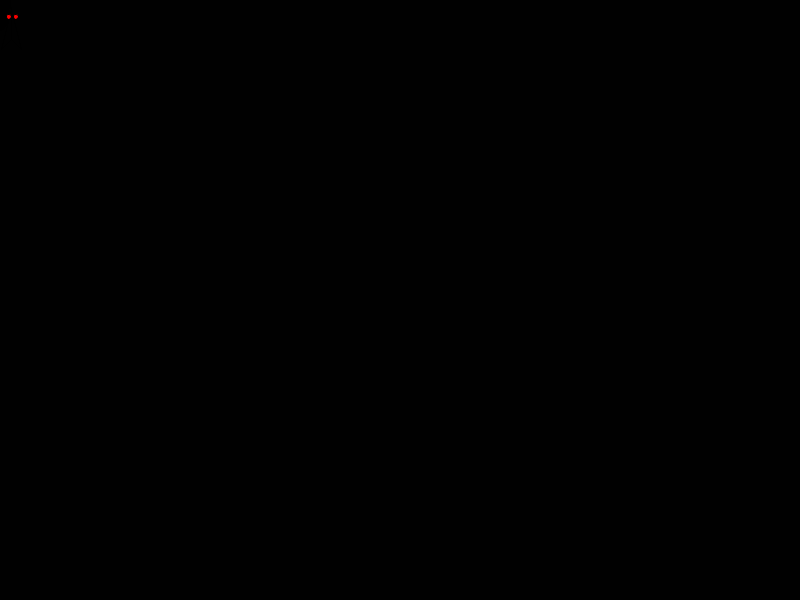
Frame 1 (no input)
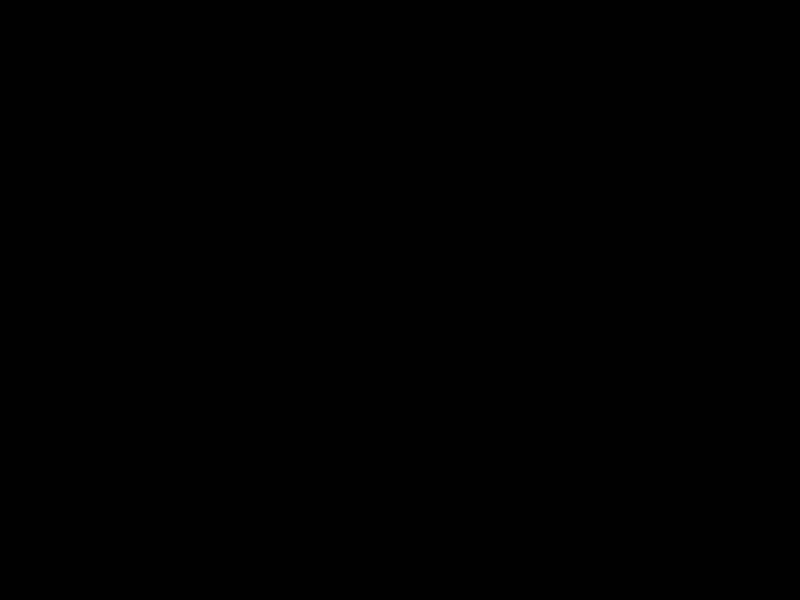
Frame 60 (the mouse pressed at the canvas centre just before this capture)
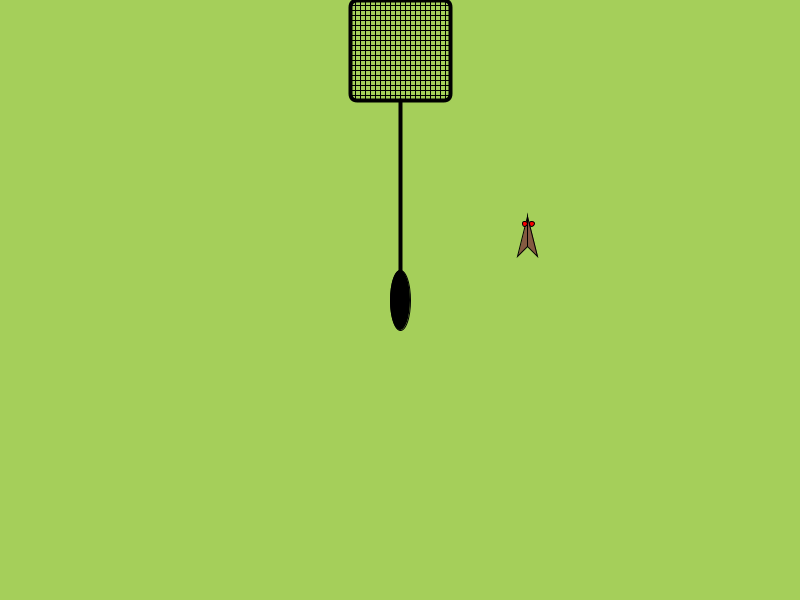
Frame 120 (the mouse held since frame 60 and released just before this capture)

The Processing sketch that drew these frames (run headless with seeded random() and noise(); from frame 60 on, the mouse is pressed at the canvas centre):

// Processing sketch: processing_161186
// ── processing_161186.pde

float flyX;
float flyY;
float flyF1;
float flyF2;
float flyF3;


void setup(){
 size(800,600);

flyX = 1;
flyY = 1;
flyF1 = 1;
flyF2 = 1;
flyF3 = 1;
}

void draw(){
  background(flyF3+mouseX/4,flyF1+mouseY/4,flyF2);
  
  //Moving flyswatter
  strokeWeight(4);
  line(mouseX,mouseY,mouseX,mouseY-200);
  noFill();
  rect(mouseX-50,mouseY-300,100,100,7);  
  
  //Verticle lines
  strokeWeight(1);
  line(mouseX-45,mouseY-300,mouseX-45,mouseY-200);
  line(mouseX-40,mouseY-300,mouseX-40,mouseY-200);
  line(mouseX-35,mouseY-300,mouseX-35,mouseY-200);
  line(mouseX-30,mouseY-300,mouseX-30,mouseY-200);
  line(mouseX-25,mouseY-300,mouseX-25,mouseY-200);
  line(mouseX-20,mouseY-300,mouseX-20,mouseY-200);
  line(mouseX-15,mouseY-300,mouseX-15,mouseY-200);
  line(mouseX-10,mouseY-300,mouseX-10,mouseY-200);
  line(mouseX-5,mouseY-300,mouseX-5,mouseY-200);
  line(mouseX,mouseY-300,mouseX,mouseY-200);
  line(mouseX+5,mouseY-300,mouseX+5,mouseY-200);
  line(mouseX+10,mouseY-300,mouseX+10,mouseY-200);
  line(mouseX+15,mouseY-300,mouseX+15,mouseY-200);
  line(mouseX+20,mouseY-300,mouseX+20,mouseY-200);
  line(mouseX+25,mouseY-300,mouseX+25,mouseY-200);
  line(mouseX+30,mouseY-300,mouseX+30,mouseY-200);
  line(mouseX+35,mouseY-300,mouseX+35,mouseY-200);
  line(mouseX+40,mouseY-300,mouseX+40,mouseY-200);
  line(mouseX+45,mouseY-300,mouseX+45,mouseY-200);
 
  //Horizontal lines
  line(mouseX-50,mouseY-295,mouseX+50,mouseY-295);
  line(mouseX-50,mouseY-290,mouseX+50,mouseY-290);
  line(mouseX-50,mouseY-285,mouseX+50,mouseY-285);
  line(mouseX-50,mouseY-280,mouseX+50,mouseY-280);
  line(mouseX-50,mouseY-275,mouseX+50,mouseY-275);
  line(mouseX-50,mouseY-270,mouseX+50,mouseY-270);
  line(mouseX-50,mouseY-265,mouseX+50,mouseY-265);
  line(mouseX-50,mouseY-260,mouseX+50,mouseY-260);
  line(mouseX-50,mouseY-255,mouseX+50,mouseY-255);
  line(mouseX-50,mouseY-250,mouseX+50,mouseY-250);
  line(mouseX-50,mouseY-245,mouseX+50,mouseY-245);
  line(mouseX-50,mouseY-240,mouseX+50,mouseY-240);
  line(mouseX-50,mouseY-235,mouseX+50,mouseY-235);
  line(mouseX-50,mouseY-230,mouseX+50,mouseY-230);
  line(mouseX-50,mouseY-225,mouseX+50,mouseY-225);
  line(mouseX-50,mouseY-220,mouseX+50,mouseY-220);
  line(mouseX-50,mouseY-215,mouseX+50,mouseY-215);
  line(mouseX-50,mouseY-210,mouseX+50,mouseY-210);
  line(mouseX-50,mouseY-205,mouseX+50,mouseY-205);
  
  fill(0,0,0);
  ellipse(mouseX,mouseY,20,60);
  
  flyX = flyX + random(-3,3) + flyY/300;
  flyY = flyY + random(-3,3) + flyX/300;
  
  //Fly
  fill(flyF1,flyF2,flyF3);
  triangle(flyX+10,flyY+10, flyX+10, flyY+40, flyX+0, flyY+50);
  triangle(flyX+10, flyY+10, flyX+10, flyY+40, flyX+20, flyY+50);
  
  //Fly eyes
  fill(250,0,0);
ellipse(flyX+7,flyY+17,5,5);
ellipse(flyX+14,flyY+17,5,5);

//Texts
//fill(flyX, 102, 153);
//text("you missed..", flyX, flyY);
//fill(0, 102, 153);
//text("KLASK!!", mouseX, mouseY);


//Fly legs
  //line(flyX

  
  
 //Logix 
  
}
void mousePressed() {
  if (flyX == 0) {
    flyX = random(100,700);
    flyY = random(0,200);
    flyF1 = random(0,200);
    flyF2 = random(0,200);
    flyF3 = random(0,200);
    
    
  } else {
    flyX = random(100,700);
    flyY = random(0,200);
    flyF1 = random(0,200);
    flyF2 = random(0,200);
    flyF3 = random(0,200);
  }
}
